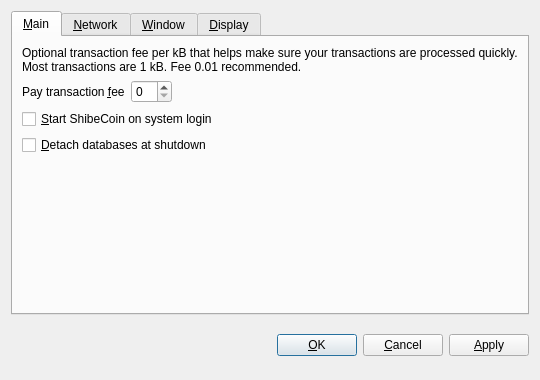
<?xml version="1.0" encoding="UTF-8"?>
<ui version="4.0">
 <class>OptionsDialog</class>
 <widget class="QDialog" name="OptionsDialog">
  <property name="geometry">
   <rect>
    <x>0</x>
    <y>0</y>
    <width>540</width>
    <height>380</height>
   </rect>
  </property>
  <property name="windowTitle">
   <string>Options</string>
  </property>
  <property name="modal">
   <bool>true</bool>
  </property>
  <layout class="QVBoxLayout" name="verticalLayout">
   <item>
    <widget class="QTabWidget" name="tabWidget">
     <property name="tabPosition">
      <enum>QTabWidget::North</enum>
     </property>
     <property name="currentIndex">
      <number>0</number>
     </property>
     <widget class="QWidget" name="tabMain">
      <attribute name="title">
       <string>&amp;Main</string>
      </attribute>
      <layout class="QVBoxLayout" name="verticalLayout_Main">
       <item>
        <widget class="QLabel" name="transactionFeeInfoLabel">
         <property name="text">
          <string>Optional transaction fee per kB that helps make sure your transactions are processed quickly. Most transactions are 1 kB. Fee 0.01 recommended.</string>
         </property>
         <property name="textFormat">
          <enum>Qt::PlainText</enum>
         </property>
         <property name="wordWrap">
          <bool>true</bool>
         </property>
        </widget>
       </item>
       <item>
        <layout class="QHBoxLayout" name="horizontalLayout_Main">
         <item>
          <widget class="QLabel" name="transactionFeeLabel">
           <property name="text">
            <string>Pay transaction &amp;fee</string>
           </property>
           <property name="textFormat">
            <enum>Qt::PlainText</enum>
           </property>
           <property name="buddy">
            <cstring>transactionFee</cstring>
           </property>
          </widget>
         </item>
         <item>
          <widget class="BitcoinAmountField" name="transactionFee"/>
         </item>
         <item>
          <spacer name="horizontalSpacer_Main">
           <property name="orientation">
            <enum>Qt::Horizontal</enum>
           </property>
           <property name="sizeHint" stdset="0">
            <size>
             <width>40</width>
             <height>20</height>
            </size>
           </property>
          </spacer>
         </item>
        </layout>
       </item>
       <item>
        <widget class="QCheckBox" name="bitcoinAtStartup">
         <property name="toolTip">
          <string>Automatically start ShibeCoin after logging in to the system.</string>
         </property>
         <property name="text">
          <string>&amp;Start ShibeCoin on system login</string>
         </property>
        </widget>
       </item>
       <item>
        <widget class="QCheckBox" name="detachDatabases">
         <property name="toolTip">
          <string>Detach block and address databases at shutdown. This means they can be moved to another data directory, but it slows down shutdown. The wallet is always detached.</string>
         </property>
         <property name="text">
          <string>&amp;Detach databases at shutdown</string>
         </property>
        </widget>
       </item>
       <item>
        <spacer name="verticalSpacer_Main">
         <property name="orientation">
          <enum>Qt::Vertical</enum>
         </property>
         <property name="sizeHint" stdset="0">
          <size>
           <width>20</width>
           <height>40</height>
          </size>
         </property>
        </spacer>
       </item>
      </layout>
     </widget>
     <widget class="QWidget" name="tabNetwork">
      <attribute name="title">
       <string>&amp;Network</string>
      </attribute>
      <layout class="QVBoxLayout" name="verticalLayout_Network">
       <item>
        <widget class="QCheckBox" name="mapPortUpnp">
         <property name="toolTip">
          <string>Automatically open the ShibeCoin client port on the router. This only works when your router supports UPnP and it is enabled.</string>
         </property>
         <property name="text">
          <string>Map port using &amp;UPnP</string>
         </property>
        </widget>
       </item>
       <item>
        <widget class="QCheckBox" name="connectSocks">
         <property name="toolTip">
          <string>Connect to the ShibeCoin network through a SOCKS proxy (e.g. when connecting through Tor).</string>
         </property>
         <property name="text">
          <string>&amp;Connect through SOCKS proxy:</string>
         </property>
        </widget>
       </item>
       <item>
        <layout class="QHBoxLayout" name="horizontalLayout_Network">
         <item>
          <widget class="QLabel" name="proxyIpLabel">
           <property name="text">
            <string>Proxy &amp;IP:</string>
           </property>
           <property name="textFormat">
            <enum>Qt::PlainText</enum>
           </property>
           <property name="buddy">
            <cstring>proxyIp</cstring>
           </property>
          </widget>
         </item>
         <item>
          <widget class="QValidatedLineEdit" name="proxyIp">
           <property name="maximumSize">
            <size>
             <width>140</width>
             <height>16777215</height>
            </size>
           </property>
           <property name="toolTip">
            <string>IP address of the proxy (e.g. 127.0.0.1)</string>
           </property>
          </widget>
         </item>
         <item>
          <widget class="QLabel" name="proxyPortLabel">
           <property name="text">
            <string>&amp;Port:</string>
           </property>
           <property name="textFormat">
            <enum>Qt::PlainText</enum>
           </property>
           <property name="buddy">
            <cstring>proxyPort</cstring>
           </property>
          </widget>
         </item>
         <item>
          <widget class="QLineEdit" name="proxyPort">
           <property name="maximumSize">
            <size>
             <width>55</width>
             <height>16777215</height>
            </size>
           </property>
           <property name="toolTip">
            <string>Port of the proxy (e.g. 9050)</string>
           </property>
          </widget>
         </item>
         <item>
          <widget class="QLabel" name="socksVersionLabel">
           <property name="text">
            <string>SOCKS &amp;Version:</string>
           </property>
           <property name="textFormat">
            <enum>Qt::PlainText</enum>
           </property>
           <property name="buddy">
            <cstring>socksVersion</cstring>
           </property>
          </widget>
         </item>
         <item>
          <widget class="QValueComboBox" name="socksVersion">
           <property name="toolTip">
            <string>SOCKS version of the proxy (e.g. 5)</string>
           </property>
          </widget>
         </item>
         <item>
          <spacer name="horizontalSpacer_Network">
           <property name="orientation">
            <enum>Qt::Horizontal</enum>
           </property>
           <property name="sizeHint" stdset="0">
            <size>
             <width>40</width>
             <height>20</height>
            </size>
           </property>
          </spacer>
         </item>
        </layout>
       </item>
       <item>
        <spacer name="verticalSpacer_Network">
         <property name="orientation">
          <enum>Qt::Vertical</enum>
         </property>
         <property name="sizeHint" stdset="0">
          <size>
           <width>20</width>
           <height>40</height>
          </size>
         </property>
        </spacer>
       </item>
      </layout>
     </widget>
     <widget class="QWidget" name="tabWindow">
      <attribute name="title">
       <string>&amp;Window</string>
      </attribute>
      <layout class="QVBoxLayout" name="verticalLayout_Window">
       <item>
        <widget class="QCheckBox" name="minimizeToTray">
         <property name="toolTip">
          <string>Show only a tray icon after minimizing the window.</string>
         </property>
         <property name="text">
          <string>&amp;Minimize to the tray instead of the taskbar</string>
         </property>
        </widget>
       </item>
       <item>
        <widget class="QCheckBox" name="minimizeOnClose">
         <property name="toolTip">
          <string>Minimize instead of exit the application when the window is closed. When this option is enabled, the application will be closed only after selecting Quit in the menu.</string>
         </property>
         <property name="text">
          <string>M&amp;inimize on close</string>
         </property>
        </widget>
       </item>
       <item>
        <spacer name="verticalSpacer_Window">
         <property name="orientation">
          <enum>Qt::Vertical</enum>
         </property>
         <property name="sizeHint" stdset="0">
          <size>
           <width>20</width>
           <height>40</height>
          </size>
         </property>
        </spacer>
       </item>
      </layout>
     </widget>
     <widget class="QWidget" name="tabDisplay">
      <attribute name="title">
       <string>&amp;Display</string>
      </attribute>
      <layout class="QVBoxLayout" name="verticalLayout_Display">
       <item>
        <layout class="QHBoxLayout" name="horizontalLayout_1_Display">
         <item>
          <widget class="QLabel" name="langLabel">
           <property name="text">
            <string>User Interface &amp;language:</string>
           </property>
           <property name="textFormat">
            <enum>Qt::PlainText</enum>
           </property>
           <property name="buddy">
            <cstring>lang</cstring>
           </property>
          </widget>
         </item>
         <item>
          <widget class="QValueComboBox" name="lang">
           <property name="toolTip">
            <string>The user interface language can be set here. This setting will take effect after restarting ShibeCoin.</string>
           </property>
          </widget>
         </item>
        </layout>
       </item>
       <item>
        <layout class="QHBoxLayout" name="horizontalLayout_2_Display">
         <item>
          <widget class="QLabel" name="unitLabel">
           <property name="text">
            <string>&amp;Unit to show amounts in:</string>
           </property>
           <property name="textFormat">
            <enum>Qt::PlainText</enum>
           </property>
           <property name="buddy">
            <cstring>unit</cstring>
           </property>
          </widget>
         </item>
         <item>
          <widget class="QValueComboBox" name="unit">
           <property name="toolTip">
            <string>Choose the default subdivision unit to show in the interface and when sending coins.</string>
           </property>
          </widget>
         </item>
        </layout>
       </item>
       <item>
        <widget class="QCheckBox" name="displayAddresses">
         <property name="toolTip">
          <string>Whether to show ShibeCoin addresses in the transaction list or not.</string>
         </property>
         <property name="text">
          <string>&amp;Display addresses in transaction list</string>
         </property>
        </widget>
       </item>
       <item>
        <widget class="QCheckBox" name="coinControlFeatures">
         <property name="toolTip">
          <string>Whether to show coin control features or not.</string>
         </property>
         <property name="text">
          <string>Display coin &amp;control features (experts only!)</string>
         </property>
        </widget>
       </item>
       <item>
        <spacer name="verticalSpacer_Display">
         <property name="orientation">
          <enum>Qt::Vertical</enum>
         </property>
         <property name="sizeHint" stdset="0">
          <size>
           <width>20</width>
           <height>40</height>
          </size>
         </property>
        </spacer>
       </item>
      </layout>
     </widget>
    </widget>
   </item>
   <item>
    <layout class="QHBoxLayout" name="horizontalLayout_Buttons">
     <item>
      <spacer name="horizontalSpacer_1">
       <property name="orientation">
        <enum>Qt::Horizontal</enum>
       </property>
       <property name="sizeHint" stdset="0">
        <size>
         <width>40</width>
         <height>48</height>
        </size>
       </property>
      </spacer>
     </item>
     <item>
      <widget class="QLabel" name="statusLabel">
       <property name="font">
        <font>
         <weight>75</weight>
         <bold>true</bold>
        </font>
       </property>
       <property name="text">
        <string/>
       </property>
       <property name="textFormat">
        <enum>Qt::PlainText</enum>
       </property>
       <property name="wordWrap">
        <bool>true</bool>
       </property>
      </widget>
     </item>
     <item>
      <spacer name="horizontalSpacer_2">
       <property name="orientation">
        <enum>Qt::Horizontal</enum>
       </property>
       <property name="sizeHint" stdset="0">
        <size>
         <width>40</width>
         <height>48</height>
        </size>
       </property>
      </spacer>
     </item>
     <item>
      <widget class="QPushButton" name="okButton">
       <property name="text">
        <string>&amp;OK</string>
       </property>
      </widget>
     </item>
     <item>
      <widget class="QPushButton" name="cancelButton">
       <property name="text">
        <string>&amp;Cancel</string>
       </property>
       <property name="autoDefault">
        <bool>false</bool>
       </property>
      </widget>
     </item>
     <item>
      <widget class="QPushButton" name="applyButton">
       <property name="text">
        <string>&amp;Apply</string>
       </property>
       <property name="autoDefault">
        <bool>false</bool>
       </property>
      </widget>
     </item>
    </layout>
   </item>
  </layout>
 </widget>
 <customwidgets>
  <customwidget>
   <class>BitcoinAmountField</class>
   <extends>QSpinBox</extends>
   <header>bitcoinamountfield.h</header>
  </customwidget>
  <customwidget>
   <class>QValueComboBox</class>
   <extends>QComboBox</extends>
   <header>qvaluecombobox.h</header>
  </customwidget>
  <customwidget>
   <class>QValidatedLineEdit</class>
   <extends>QLineEdit</extends>
   <header>qvalidatedlineedit.h</header>
  </customwidget>
 </customwidgets>
 <resources/>
 <connections/>
</ui>
